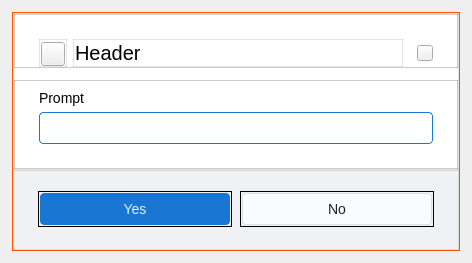
<?xml version="1.0" encoding="UTF-8"?>
<ui version="4.0">
 <class>InputDlg</class>
 <widget class="QDialog" name="InputDlg">
  <property name="geometry">
   <rect>
    <x>0</x>
    <y>0</y>
    <width>472</width>
    <height>266</height>
   </rect>
  </property>
  <property name="sizePolicy">
   <sizepolicy hsizetype="Fixed" vsizetype="Preferred">
    <horstretch>0</horstretch>
    <verstretch>0</verstretch>
   </sizepolicy>
  </property>
  <property name="focusPolicy">
   <enum>Qt::FocusPolicy::NoFocus</enum>
  </property>
  <property name="windowTitle">
   <string>Form</string>
  </property>
  <layout class="QVBoxLayout" name="verticalLayout_2">
   <property name="sizeConstraint">
    <enum>QLayout::SizeConstraint::SetFixedSize</enum>
   </property>
   <property name="leftMargin">
    <number>12</number>
   </property>
   <property name="topMargin">
    <number>12</number>
   </property>
   <property name="rightMargin">
    <number>12</number>
   </property>
   <property name="bottomMargin">
    <number>12</number>
   </property>
   <item>
    <widget class="QFrame" name="frame">
     <property name="minimumSize">
      <size>
       <width>448</width>
       <height>0</height>
      </size>
     </property>
     <property name="styleSheet">
      <string notr="true">#frame {color: rgb(255, 85, 0);}</string>
     </property>
     <property name="frameShape">
      <enum>QFrame::Shape::Box</enum>
     </property>
     <property name="frameShadow">
      <enum>QFrame::Shadow::Plain</enum>
     </property>
     <layout class="QVBoxLayout" name="verticalLayout">
      <property name="spacing">
       <number>0</number>
      </property>
      <property name="leftMargin">
       <number>0</number>
      </property>
      <property name="topMargin">
       <number>0</number>
      </property>
      <property name="rightMargin">
       <number>0</number>
      </property>
      <property name="bottomMargin">
       <number>0</number>
      </property>
      <item>
       <widget class="QFrame" name="frameContent">
        <property name="styleSheet">
         <string notr="true">#frameContent {
background: #FFF;
border: 1px solid rgba(0,0,0,0.12);
}</string>
        </property>
        <property name="frameShape">
         <enum>QFrame::Shape::Box</enum>
        </property>
        <property name="frameShadow">
         <enum>QFrame::Shadow::Plain</enum>
        </property>
        <property name="class" stdset="0">
         <string notr="true">helper_frame</string>
        </property>
        <layout class="QVBoxLayout" name="verticalLayout_3">
         <property name="spacing">
          <number>12</number>
         </property>
         <property name="leftMargin">
          <number>0</number>
         </property>
         <property name="topMargin">
          <number>0</number>
         </property>
         <property name="rightMargin">
          <number>0</number>
         </property>
         <property name="bottomMargin">
          <number>0</number>
         </property>
         <item>
          <widget class="QFrame" name="frameHeader">
           <property name="sizePolicy">
            <sizepolicy hsizetype="Preferred" vsizetype="Maximum">
             <horstretch>0</horstretch>
             <verstretch>0</verstretch>
            </sizepolicy>
           </property>
           <property name="styleSheet">
            <string notr="true">#frameHeader {
border: 1px solid rgba(0,0,0,0.2);
}</string>
           </property>
           <property name="frameShape">
            <enum>QFrame::Shape::Box</enum>
           </property>
           <property name="frameShadow">
            <enum>QFrame::Shadow::Plain</enum>
           </property>
           <property name="class" stdset="0">
            <string notr="true">helper_frame</string>
           </property>
           <layout class="QHBoxLayout" name="horizontalLayout">
            <property name="leftMargin">
             <number>24</number>
            </property>
            <property name="topMargin">
             <number>24</number>
            </property>
            <property name="rightMargin">
             <number>24</number>
            </property>
            <property name="bottomMargin">
             <number>0</number>
            </property>
            <item>
             <widget class="QFrame" name="frameIconAligner">
              <property name="sizePolicy">
               <sizepolicy hsizetype="Maximum" vsizetype="Preferred">
                <horstretch>0</horstretch>
                <verstretch>0</verstretch>
               </sizepolicy>
              </property>
              <property name="styleSheet">
               <string notr="true">#frameIconAligner {
border: 1px solid rgba(0,0,0,0.1);
}</string>
              </property>
              <property name="frameShape">
               <enum>QFrame::Shape::Box</enum>
              </property>
              <property name="frameShadow">
               <enum>QFrame::Shadow::Plain</enum>
              </property>
              <property name="class" stdset="0">
               <string notr="true">helper_frame</string>
              </property>
              <layout class="QGridLayout" name="gridLayout">
               <property name="leftMargin">
                <number>1</number>
               </property>
               <property name="topMargin">
                <number>2</number>
               </property>
               <property name="rightMargin">
                <number>1</number>
               </property>
               <property name="bottomMargin">
                <number>0</number>
               </property>
               <item row="0" column="0">
                <widget class="QToolButton" name="btnIcon">
                 <property name="minimumSize">
                  <size>
                   <width>24</width>
                   <height>24</height>
                  </size>
                 </property>
                 <property name="maximumSize">
                  <size>
                   <width>24</width>
                   <height>24</height>
                  </size>
                 </property>
                 <property name="focusPolicy">
                  <enum>Qt::FocusPolicy::NoFocus</enum>
                 </property>
                 <property name="text">
                  <string/>
                 </property>
                 <property name="iconSize">
                  <size>
                   <width>23</width>
                   <height>23</height>
                  </size>
                 </property>
                </widget>
               </item>
              </layout>
             </widget>
            </item>
            <item>
             <widget class="QFrame" name="frameHeaderAligner">
              <property name="minimumSize">
               <size>
                <width>55</width>
                <height>0</height>
               </size>
              </property>
              <property name="styleSheet">
               <string notr="true">#frameHeaderAligner {
border: 1px solid rgba(0,0,0,0.1);
}</string>
              </property>
              <property name="frameShape">
               <enum>QFrame::Shape::Box</enum>
              </property>
              <property name="frameShadow">
               <enum>QFrame::Shadow::Plain</enum>
              </property>
              <property name="class" stdset="0">
               <string notr="true">helper_frame</string>
              </property>
              <layout class="QHBoxLayout" name="horizontalLayout_3">
               <property name="leftMargin">
                <number>1</number>
               </property>
               <property name="topMargin">
                <number>1</number>
               </property>
               <property name="rightMargin">
                <number>1</number>
               </property>
               <property name="bottomMargin">
                <number>1</number>
               </property>
               <item>
                <widget class="QLabel" name="lblHeader">
                 <property name="styleSheet">
                  <string notr="true">#lblHeader {
font-size: 20px;
}</string>
                 </property>
                 <property name="text">
                  <string>Header</string>
                 </property>
                 <property name="wordWrap">
                  <bool>true</bool>
                 </property>
                </widget>
               </item>
              </layout>
             </widget>
            </item>
            <item>
             <spacer name="horizontalSpacer">
              <property name="orientation">
               <enum>Qt::Orientation::Horizontal</enum>
              </property>
              <property name="sizeType">
               <enum>QSizePolicy::Policy::Fixed</enum>
              </property>
              <property name="sizeHint" stdset="0">
               <size>
                <width>8</width>
                <height>10</height>
               </size>
              </property>
             </spacer>
            </item>
            <item>
             <widget class="QToolButton" name="btnClose">
              <property name="minimumSize">
               <size>
                <width>16</width>
                <height>16</height>
               </size>
              </property>
              <property name="maximumSize">
               <size>
                <width>16</width>
                <height>16</height>
               </size>
              </property>
              <property name="cursor">
               <cursorShape>PointingHandCursor</cursorShape>
              </property>
              <property name="focusPolicy">
               <enum>Qt::FocusPolicy::NoFocus</enum>
              </property>
              <property name="text">
               <string/>
              </property>
              <property name="iconSize">
               <size>
                <width>12</width>
                <height>12</height>
               </size>
              </property>
             </widget>
            </item>
           </layout>
          </widget>
         </item>
         <item>
          <widget class="QFrame" name="frameText">
           <property name="styleSheet">
            <string notr="true">#frameText {
border: 1px solid rgba(0,0,0,0.2);
}</string>
           </property>
           <property name="frameShape">
            <enum>QFrame::Shape::Box</enum>
           </property>
           <property name="frameShadow">
            <enum>QFrame::Shadow::Plain</enum>
           </property>
           <property name="class" stdset="0">
            <string notr="true">helper_frame</string>
           </property>
           <layout class="QVBoxLayout" name="verticalLayout_4">
            <property name="leftMargin">
             <number>24</number>
            </property>
            <property name="rightMargin">
             <number>24</number>
            </property>
            <property name="bottomMargin">
             <number>24</number>
            </property>
            <item>
             <widget class="QLabel" name="lblText">
              <property name="styleSheet">
               <string notr="true">#lblText {
font-size: 14px;
}</string>
              </property>
              <property name="text">
               <string>Prompt</string>
              </property>
              <property name="alignment">
               <set>Qt::AlignmentFlag::AlignLeading|Qt::AlignmentFlag::AlignLeft|Qt::AlignmentFlag::AlignTop</set>
              </property>
              <property name="wordWrap">
               <bool>false</bool>
              </property>
             </widget>
            </item>
            <item>
             <widget class="QLineEdit" name="edText">
              <property name="minimumSize">
               <size>
                <width>0</width>
                <height>32</height>
               </size>
              </property>
              <property name="styleSheet">
               <string notr="true">#edText {
background: rgba(255, 255, 255, 0.7);
border: 1px solid rgba(25, 118, 210, 1);
border-radius: 4px;
}</string>
              </property>
              <property name="clearButtonEnabled">
               <bool>false</bool>
              </property>
             </widget>
            </item>
           </layout>
          </widget>
         </item>
        </layout>
       </widget>
      </item>
      <item>
       <widget class="QFrame" name="frameButtons">
        <property name="sizePolicy">
         <sizepolicy hsizetype="Preferred" vsizetype="Fixed">
          <horstretch>0</horstretch>
          <verstretch>0</verstretch>
         </sizepolicy>
        </property>
        <property name="minimumSize">
         <size>
          <width>0</width>
          <height>80</height>
         </size>
        </property>
        <property name="maximumSize">
         <size>
          <width>16777215</width>
          <height>80</height>
         </size>
        </property>
        <property name="styleSheet">
         <string notr="true">#frameButtons {
color: rgb(0, 0, 255);
background: rgba(240, 241, 245, 1);
border: 1px solid rgba(0,0,0,0.1);
}</string>
        </property>
        <property name="frameShape">
         <enum>QFrame::Shape::Box</enum>
        </property>
        <property name="frameShadow">
         <enum>QFrame::Shadow::Plain</enum>
        </property>
        <layout class="QHBoxLayout" name="horizontalLayout_2">
         <property name="spacing">
          <number>8</number>
         </property>
         <property name="leftMargin">
          <number>24</number>
         </property>
         <property name="topMargin">
          <number>18</number>
         </property>
         <property name="rightMargin">
          <number>24</number>
         </property>
         <property name="bottomMargin">
          <number>20</number>
         </property>
         <item>
          <widget class="FocusFrame" name="frameAcceptBtn">
           <property name="sizePolicy">
            <sizepolicy hsizetype="Preferred" vsizetype="Maximum">
             <horstretch>0</horstretch>
             <verstretch>0</verstretch>
            </sizepolicy>
           </property>
           <property name="frameShape">
            <enum>QFrame::Shape::Box</enum>
           </property>
           <property name="frameShadow">
            <enum>QFrame::Shadow::Plain</enum>
           </property>
           <property name="focused" stdset="0">
            <bool>false</bool>
           </property>
           <layout class="QHBoxLayout" name="horizontalLayout_4">
            <property name="spacing">
             <number>0</number>
            </property>
            <property name="leftMargin">
             <number>1</number>
            </property>
            <property name="topMargin">
             <number>1</number>
            </property>
            <property name="rightMargin">
             <number>1</number>
            </property>
            <property name="bottomMargin">
             <number>1</number>
            </property>
            <item>
             <widget class="QPushButton" name="btnAccept">
              <property name="minimumSize">
               <size>
                <width>0</width>
                <height>32</height>
               </size>
              </property>
              <property name="maximumSize">
               <size>
                <width>16777215</width>
                <height>32</height>
               </size>
              </property>
              <property name="cursor">
               <cursorShape>PointingHandCursor</cursorShape>
              </property>
              <property name="styleSheet">
               <string notr="true">#btnAccept {
border-radius: 4px;
border: 1px solid rgba(25, 118, 210, 1);
background: rgba(25, 118, 210, 1);
color: rgba(255, 255, 255, 0.87);
font-size: 14px;
}</string>
              </property>
              <property name="text">
               <string>Yes</string>
              </property>
             </widget>
            </item>
           </layout>
          </widget>
         </item>
         <item>
          <widget class="FocusFrame" name="frameRejectBtn">
           <property name="sizePolicy">
            <sizepolicy hsizetype="Preferred" vsizetype="Maximum">
             <horstretch>0</horstretch>
             <verstretch>0</verstretch>
            </sizepolicy>
           </property>
           <property name="frameShape">
            <enum>QFrame::Shape::Box</enum>
           </property>
           <property name="frameShadow">
            <enum>QFrame::Shadow::Plain</enum>
           </property>
           <property name="focused" stdset="0">
            <bool>false</bool>
           </property>
           <layout class="QVBoxLayout" name="verticalLayout_5">
            <property name="spacing">
             <number>0</number>
            </property>
            <property name="leftMargin">
             <number>1</number>
            </property>
            <property name="topMargin">
             <number>1</number>
            </property>
            <property name="rightMargin">
             <number>1</number>
            </property>
            <property name="bottomMargin">
             <number>1</number>
            </property>
            <item>
             <widget class="QPushButton" name="btnReject">
              <property name="minimumSize">
               <size>
                <width>0</width>
                <height>32</height>
               </size>
              </property>
              <property name="maximumSize">
               <size>
                <width>16777215</width>
                <height>32</height>
               </size>
              </property>
              <property name="cursor">
               <cursorShape>PointingHandCursor</cursorShape>
              </property>
              <property name="styleSheet">
               <string notr="true">#btnReject {
background: rgba(255, 255, 255, 0.7);
border-radius: 4px;
border: 1px solid rgba(223, 223, 223, 1);
color: rgba(0, 0, 0, 0.87);
font-size: 14px;
}</string>
              </property>
              <property name="text">
               <string>No</string>
              </property>
             </widget>
            </item>
           </layout>
          </widget>
         </item>
        </layout>
       </widget>
      </item>
     </layout>
    </widget>
   </item>
  </layout>
 </widget>
 <customwidgets>
  <customwidget>
   <class>FocusFrame</class>
   <extends>QFrame</extends>
   <header>platform/common/focusframe.h</header>
   <container>1</container>
  </customwidget>
 </customwidgets>
 <resources/>
 <connections/>
</ui>
